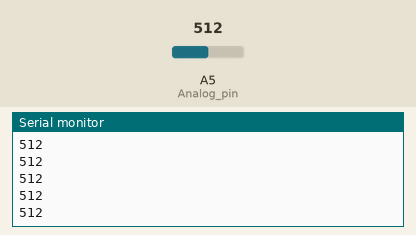
This sketch was run on a simulated Arduino Uno, built with avr-gcc and run on an emulated ATmega328P. On the bench: the last lines printed to the serial monitor. The test bench sets the inputs (shaded band); at power-on: A5 (Analog_pin) = 512.

Above: at 1.2 s.
1.3 s: A5 (Analog_pin) set to 716
At 1.9 s:
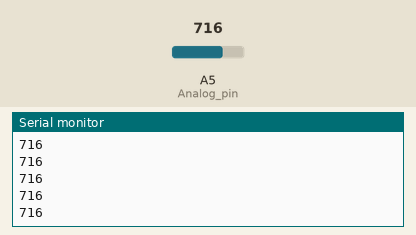
2.8 s: A5 (Analog_pin) set to 900
At 3.7 s:
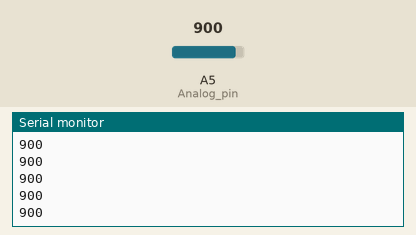
Timing chart, 0 to 5.8 s (numbered marks = the images above; inputs shaded):
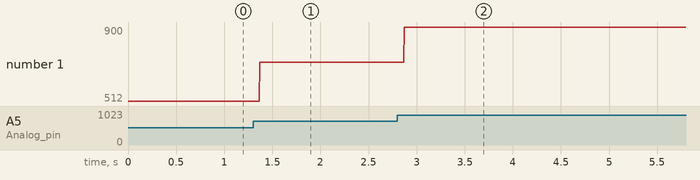

Measured:
- after the input at 1.3 s, the serial monitor: prints a new line after 0.07 s (image 1)
- after the input at 2.8 s, the serial monitor: prints a new line after 0.07 s (image 2)
- plotted number 1: 512 → 716 after the input at 1.3 s, 716 → 900 after the input at 2.8 s

The sketch:

4-4_poten_val.ino
```cpp
int Analog_pin = A5;

void setup() {
  Serial.begin(9600);
}

void loop() {
  int val = analogRead(Analog_pin);
  Serial.println(val);
}
```
